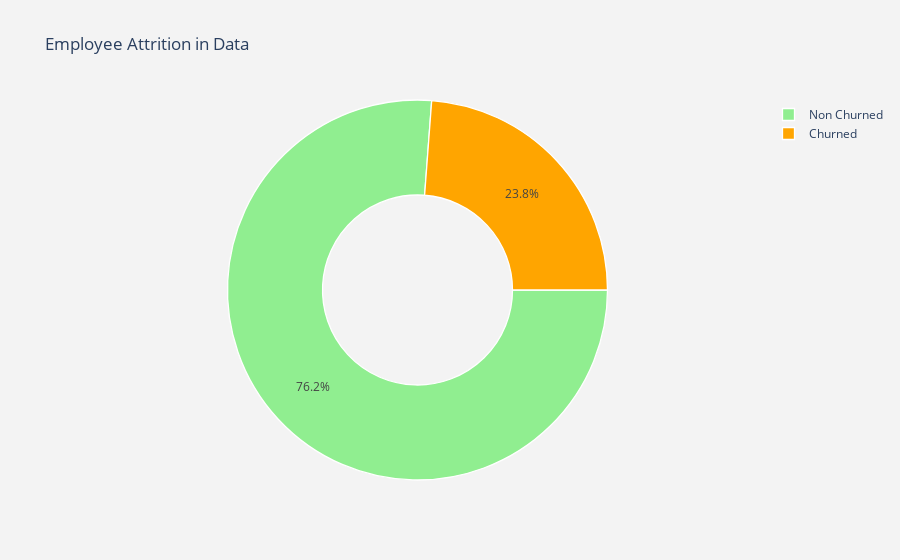

The notebook cell saved with this chart:
### Markdown cell above
In our dataset, we have 11,428 active employees and 3,571 churned employees

### Code cell
# This is to create a pie chart representing the percentage of churned and non churned employees
lab = ['Non Churned','Churned'] # To get the labels
val = df['left'].value_counts().tolist() # To get the counts

trace = go.Pie(labels =  lab,
               values = val ,
               marker = dict(colors =  [ 'lightgreen' ,'orange'],
                             line = dict(color = "white",
                                         width =  1.3)
                            ),
               rotation = 90,
               hoverinfo = "label+value",
               hole = 0.5
              )
layout = go.Layout(dict(title = "Employee Attrition in Data",
                        plot_bgcolor  = "rgb(243,243,243)",
                        paper_bgcolor = "rgb(243,243,243)",
                       )
                  )

fig = go.Figure(data = trace,layout = layout)
py.iplot(fig)

### Figure 1 — Plotly figure (JSON) as saved in the notebook; plotly's stock layout.template omitted (floating-point values rounded to 4 significant figures)
{"data": [{"hole": 0.5, "hoverinfo": "label+value", "labels": ["Non Churned", "Churned"], "marker": {"colors": ["lightgreen", "orange"], "line": {"color": "white", "width": 1.3}}, "rotation": 90, "type": "pie", "values": [11428, 3571]}], "layout": {"paper_bgcolor": "rgb(243,243,243)", "plot_bgcolor": "rgb(243,243,243)", "title": {"text": "Employee Attrition in Data"}}}
